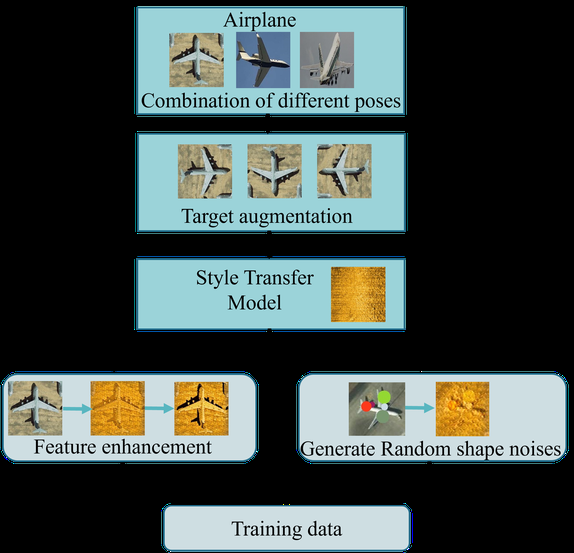
#> input picture image/1.png, 574 x 553 px, shrunk from 2268 x 2184 before the run, given in place of 1.jpg, which was not available
$ python augmation_light.py
#> lines starting #> are read from the running program, lines starting #| are printed output that depends on the picture; after the words box and inside, x2 and y2 are one past the last pixel; in counts of white or black regions, pixels touching at a corner belong together; pictures that were not available may be replaced by others from this repository, and a replacement may not be noted
import cv2
import os
import numpy as np


def gamma_trans(img, gamma):  # gamma大于1时图片变暗，小于1图片变亮
    # 具体做法先归一化到1，然后gamma作为指数值求出新的像素值再还原
    gamma_table = [np.power(x / 255.0, gamma) * 255.0 for x in range(256)]
    gamma_table = np.round(np.array(gamma_table)).astype(np.uint8)
    # 实现映射用的是Opencv的查表函数
    return cv2.LUT(img, gamma_table)

if __name__ == '__main__':
    original_img = "E:\kg\data\sonar_val/aug_shadow/1.jpg"
    transfered_img = "E:\kg\data\sonar_val/aug_shadow/2.jpg"
    img1 = cv2.imread(original_img)
#> img1 is the input picture: shape (553, 574, 3); mean B, G, R 74.6, 77.5, 66.7
    img2 = cv2.imread(transfered_img)
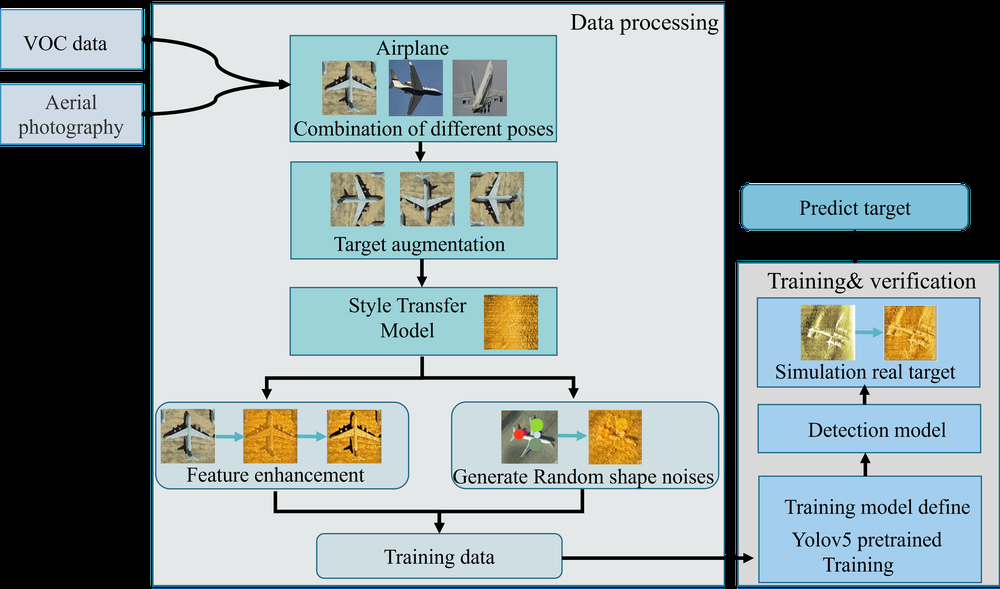
#> input picture image/2.png, 1000 x 589 px, shrunk from 3951 x 2326 before the run, given in place of 2.jpg, which was not available
#> img2 is the input picture: shape (589, 1000, 3); mean B, G, R 157.3, 156.2, 143.8
    # cv2.imshow("1", img1)
    cv2.imshow("2", img2)


    gray_img = cv2.cvtColor(img1, cv2.COLOR_BGR2GRAY)
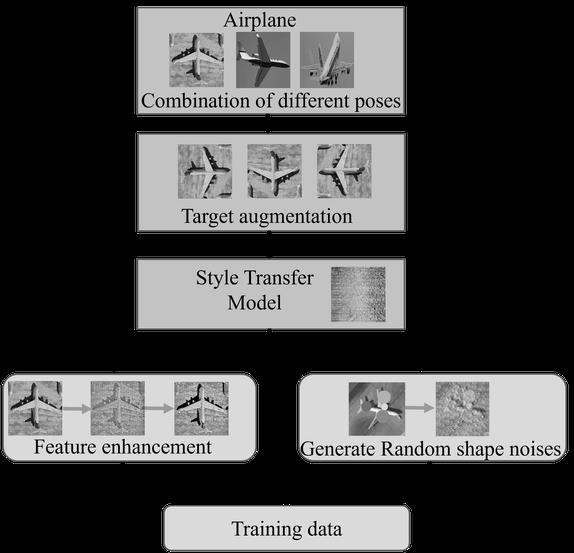
#> gray_img: shape (553, 574); min 0, max 255, mean 74
    _,syn_binary = cv2.threshold(gray_img, 10, 255, cv2.THRESH_BINARY)
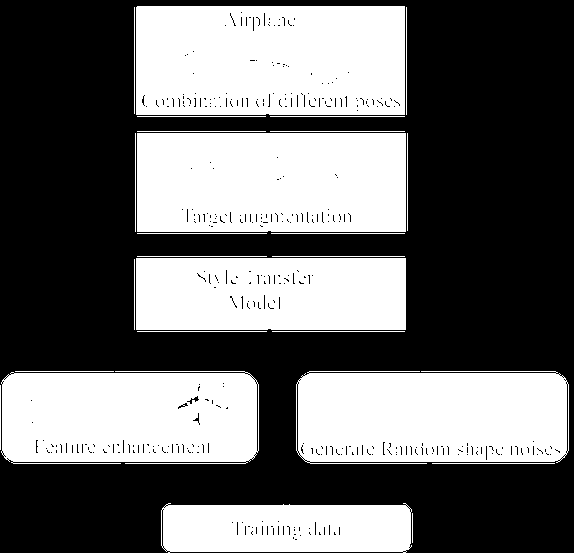
#> syn_binary: shape (553, 574); 42.4% white; 25 white regions, largest, box (x1, y1, x2, y2) and area: (136, 6, 405, 115) 28849, (137, 133, 406, 232) 26382, (296, 371, 569, 464) 23944
    _, syn_binary_inv = cv2.threshold(gray_img, 200, 255, cv2.THRESH_BINARY_INV)
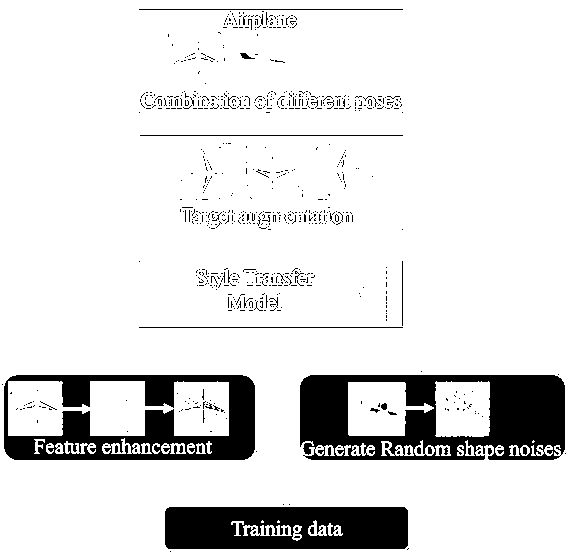
#> syn_binary_inv: shape (553, 574); 87.9% white; 783 black regions (757 under 20 px), largest, box (x1, y1, x2, y2) and area: (300, 375, 565, 460) 14290, (4, 375, 255, 460) 10635, (165, 507, 408, 549) 9333

    cv2.imshow("syn_binary_inv", syn_binary_inv)
    #cv2.imshow("syn_binary", syn_binary)
    IMG_OUT = cv2.cvtColor(syn_binary_inv, cv2.COLOR_GRAY2RGB)

    height, width,channels  = IMG_OUT.shape
#> height = 553; width = 574; channels = 3
    new_im = np.ones((height, width, 4)) * 255
    new_im[:, :, :3] = IMG_OUT
    for i in range(height):
        for j in range(width):
            # if new_im[i, j, :3].tolist() == [255.0, 255.0, 255.0]:
            #     new_im[i, j, :] = np.array([255.0, 255.0, 255.0, 0])
            if new_im[i, j, :3].tolist() == [0.0, 0.0, 0.0]:
                new_im[i, j, :] = np.array([0.0, 0.0, 0.0, 0])
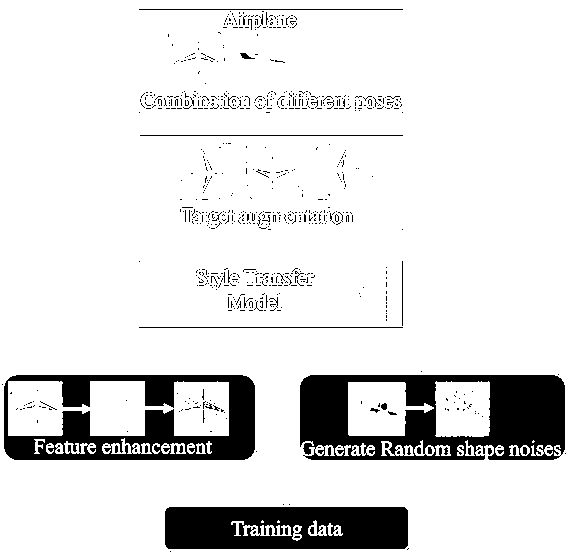
#> new_im: shape (553, 574, 4) float64; mean B, G, R, A 224.2, 224.2, 224.2, 224.2

    for i in range(height):
        for j in range(width):
            if new_im[i, j, :3].tolist() != [255.0, 255.0, 255.0]:
                temp = gamma_trans(img2[i, j, :3], 0.5).T
                img2[i, j, :3] = temp
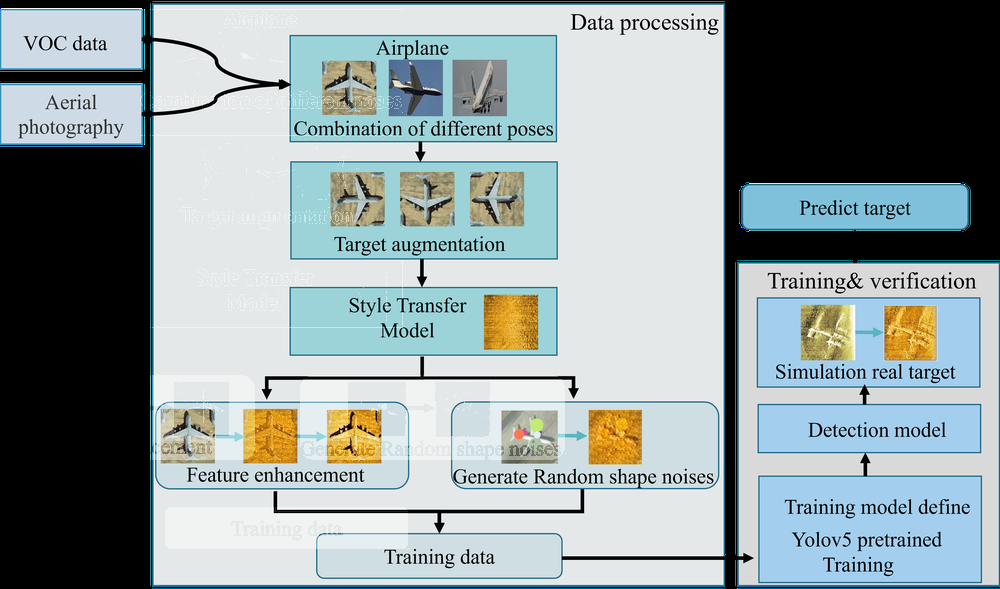
#> img2: shape (589, 1000, 3); 5.44% of pixels changed, all inside (x1, y1, x2, y2) = (139, 9, 566, 552)
    #cv2.imwrite('tmp_transparent.jpg', img2)
    cv2.imshow("res", img2)
    cv2.waitKey(0)
